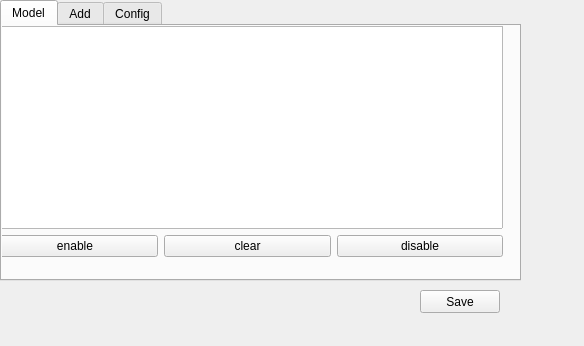
<?xml version="1.0" encoding="UTF-8"?>
<ui version="4.0">
 <class>Widget</class>
 <widget class="QWidget" name="Widget">
  <property name="geometry">
   <rect>
    <x>0</x>
    <y>0</y>
    <width>584</width>
    <height>346</height>
   </rect>
  </property>
  <property name="windowTitle">
   <string>Form</string>
  </property>
  <widget class="QWidget" name="verticalLayoutWidget">
   <property name="geometry">
    <rect>
     <x>0</x>
     <y>0</y>
     <width>521</width>
     <height>281</height>
    </rect>
   </property>
   <layout class="QVBoxLayout" name="verticalLayout">
    <item>
     <layout class="QHBoxLayout" name="horizontalLayout">
      <item>
       <widget class="QTabWidget" name="tabWidget">
        <property name="currentIndex">
         <number>0</number>
        </property>
        <widget class="QWidget" name="Model">
         <attribute name="title">
          <string>Model</string>
         </attribute>
         <widget class="QWidget" name="verticalLayoutWidget_3">
          <property name="geometry">
           <rect>
            <x>-10</x>
            <y>0</y>
            <width>511</width>
            <height>231</height>
           </rect>
          </property>
          <layout class="QVBoxLayout" name="verticalLayout_3">
           <item>
            <widget class="QTableView" name="tableView"/>
           </item>
           <item>
            <layout class="QHBoxLayout" name="horizontalLayout_8">
             <item>
              <widget class="QPushButton" name="enableButton">
               <property name="text">
                <string>enable</string>
               </property>
              </widget>
             </item>
             <item>
              <widget class="QPushButton" name="clearButton">
               <property name="text">
                <string>clear</string>
               </property>
              </widget>
             </item>
             <item>
              <widget class="QPushButton" name="disableButton">
               <property name="text">
                <string>disable</string>
               </property>
              </widget>
             </item>
            </layout>
           </item>
          </layout>
         </widget>
        </widget>
        <widget class="QWidget" name="Add">
         <attribute name="title">
          <string>Add</string>
         </attribute>
         <widget class="QTextEdit" name="textEdit">
          <property name="geometry">
           <rect>
            <x>30</x>
            <y>10</y>
            <width>341</width>
            <height>21</height>
           </rect>
          </property>
         </widget>
         <widget class="QPushButton" name="addButton">
          <property name="geometry">
           <rect>
            <x>30</x>
            <y>50</y>
            <width>95</width>
            <height>23</height>
           </rect>
          </property>
          <property name="text">
           <string>add</string>
          </property>
         </widget>
        </widget>
        <widget class="QWidget" name="Config">
         <attribute name="title">
          <string>Config</string>
         </attribute>
         <widget class="QWidget" name="verticalLayoutWidget_2">
          <property name="geometry">
           <rect>
            <x>20</x>
            <y>10</y>
            <width>451</width>
            <height>231</height>
           </rect>
          </property>
          <layout class="QVBoxLayout" name="verticalLayout_2">
           <item>
            <layout class="QHBoxLayout" name="horizontalLayout_2">
             <item>
              <widget class="QLabel" name="labelDetectionNotice">
               <property name="text">
                <string>Detection notice</string>
               </property>
              </widget>
             </item>
             <item>
              <widget class="QComboBox" name="comboDetectionNotice">
               <item>
                <property name="text">
                 <string>true</string>
                </property>
               </item>
               <item>
                <property name="text">
                 <string>false</string>
                </property>
               </item>
              </widget>
             </item>
            </layout>
           </item>
           <item>
            <layout class="QHBoxLayout" name="horizontalLayout_3">
             <item>
              <widget class="QLabel" name="labelNoConfirmation">
               <property name="text">
                <string>No confirmation</string>
               </property>
              </widget>
             </item>
             <item>
              <widget class="QComboBox" name="comboNoConfirmation">
               <item>
                <property name="text">
                 <string>true</string>
                </property>
               </item>
               <item>
                <property name="text">
                 <string>false</string>
                </property>
               </item>
              </widget>
             </item>
            </layout>
           </item>
           <item>
            <layout class="QHBoxLayout" name="horizontalLayout_4">
             <item>
              <widget class="QLabel" name="labelSuppressUnknown">
               <property name="text">
                <string>Suppress unknown</string>
               </property>
              </widget>
             </item>
             <item>
              <widget class="QComboBox" name="comboSuppressUnknown">
               <item>
                <property name="text">
                 <string>true</string>
                </property>
               </item>
               <item>
                <property name="text">
                 <string>false</string>
                </property>
               </item>
              </widget>
             </item>
            </layout>
           </item>
           <item>
            <layout class="QHBoxLayout" name="horizontalLayout_5">
             <item>
              <widget class="QLabel" name="labelIgnoreSsh">
               <property name="text">
                <string>Ignore ssh</string>
               </property>
              </widget>
             </item>
             <item>
              <widget class="QComboBox" name="comboIgnoreSsh">
               <item>
                <property name="text">
                 <string>true</string>
                </property>
               </item>
               <item>
                <property name="text">
                 <string>false</string>
                </property>
               </item>
              </widget>
             </item>
            </layout>
           </item>
           <item>
            <layout class="QHBoxLayout" name="horizontalLayout_6">
             <item>
              <widget class="QLabel" name="labelIgnoreClosedLid">
               <property name="text">
                <string>Ignore closed lid</string>
               </property>
              </widget>
             </item>
             <item>
              <widget class="QComboBox" name="comboIgnoreClosedLid">
               <item>
                <property name="text">
                 <string>true</string>
                </property>
               </item>
               <item>
                <property name="text">
                 <string>false</string>
                </property>
               </item>
              </widget>
             </item>
            </layout>
           </item>
           <item>
            <layout class="QHBoxLayout" name="horizontalLayout_7">
             <item>
              <widget class="QLabel" name="labelUseCnn">
               <property name="text">
                <string>Use cnn</string>
               </property>
              </widget>
             </item>
             <item>
              <widget class="QComboBox" name="comboUseCnn">
               <item>
                <property name="text">
                 <string>true</string>
                </property>
               </item>
               <item>
                <property name="text">
                 <string>false</string>
                </property>
               </item>
              </widget>
             </item>
            </layout>
           </item>
          </layout>
         </widget>
        </widget>
       </widget>
      </item>
     </layout>
    </item>
   </layout>
  </widget>
  <widget class="QPushButton" name="buttonSave">
   <property name="geometry">
    <rect>
     <x>420</x>
     <y>290</y>
     <width>80</width>
     <height>23</height>
    </rect>
   </property>
   <property name="text">
    <string>Save</string>
   </property>
  </widget>
 </widget>
 <resources/>
 <connections/>
</ui>
